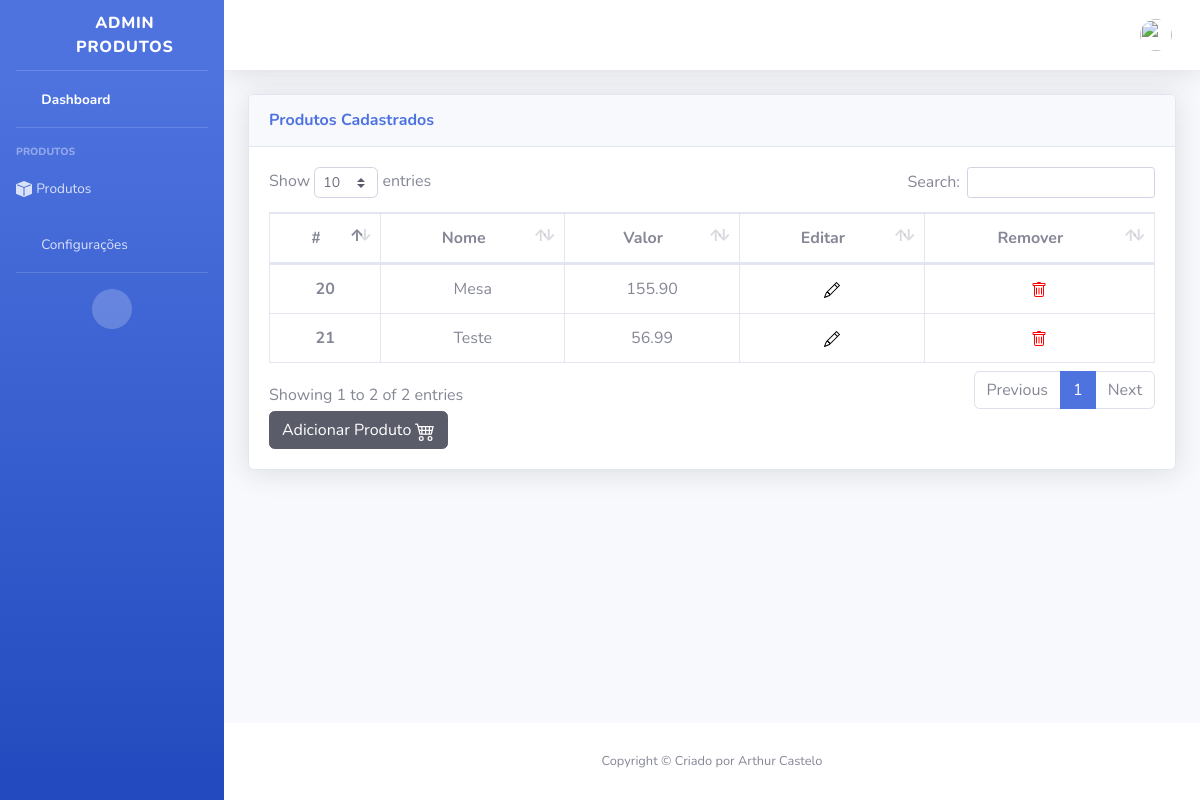
The app's page /listar/ with its own data.
### mercado/models.py (models this page shows, shortened)
class Produtos(models.Model):
    nome = models.CharField(max_length=100)
    valor = models.CharField(max_length=100)

### mercado/views.py (the view)
# urls.py: path('listar/', listar_produtos, name='listar_produtos'),
def listar_produtos(request):
    code_success = request.GET.get('code_success')
    user_id = request.user.id
    todos_produtos = Produtos.objects.all()
    usuario_atual = request.user  # Usuário atual logado
    return render(request,'listar_produtos.html',{'todos_produtos':todos_produtos, 'code_success':code_success, 'user_id':user_id, 'usuario_atual':usuario_atual})

### templates/listar_produtos.html (shortened to what this page needs)
{% load static %}
<!DOCTYPE html>
<html lang="pt-BR">
  <head>
    <link rel="stylesheet" href="{% static '/vendor/fontawesome-free/css/all.min.css' %}">
    <link href="{% static '/css/sb-admin-2.min.css' %}" rel="stylesheet">
    <link href="{% static '/vendor/datatables/dataTables.bootstrap4.min.css' %}" rel="stylesheet">
  </head>
  <body id="page-top">
    <div id="wrapper">
      <ul class="navbar-nav bg-gradient-primary sidebar sidebar-dark accordion" id="accordionSidebar">
        <a class="sidebar-brand d-flex align-items-center justify-content-center" href="#">
          <div class="sidebar-brand-icon rotate-n-15">
            <i class="fas fa-laugh-wink"></i>
          </div>
          <div class="sidebar-brand-text mx-3">Admin Produtos</div>
        </a>
        <hr class="sidebar-divider my-0">
        <li class="nav-item active">
          <a class="nav-link" href="#">
            <i class="fas fa-fw fa-tachometer-alt"></i>
            <span>Dashboard</span>
          </a>
        </li>
        <hr class="sidebar-divider">
        <div class="sidebar-heading">
          Produtos
        </div>
        <li class="nav-item">
          <a class="nav-link collapsed" href="#" data-toggle="collapse" data-target="#collapseProdutos" aria-expanded="true" aria-controls="collapseProdutos">
            <span>Produtos</span>
          </a>
        </li>
        <li class="nav-item">
          <a class="nav-link collapsed" href="#" data-toggle="collapse" data-target="#collapseUtilities" aria-expanded="true" aria-controls="collapseUtilities">
            <i class="fas fa-fw fa-wrench"></i>
            <span>Configurações</span>
          </a>
        </li>
        <hr class="sidebar-divider">
        <div class="text-center d-none d-md-inline">
          <button class="rounded-circle border-0" id="sidebarToggle"></button>
        </div>
      </ul>
      <div id="content-wrapper" class="d-flex flex-column">
        <div id="content">
          <nav class="navbar navbar-expand navbar-light bg-white topbar mb-4 static-top shadow">
            <ul class="navbar-nav ml-auto">
              <li class="nav-item dropdown no-arrow">
                <a class="nav-link dropdown-toggle" href="#" id="userDropdown" role="button" data-toggle="dropdown" aria-haspopup="true" aria-expanded="false">
                  <img class="img-profile rounded-circle" src="{% static 'img/undraw_profile.svg' %}">
                </a>
              </li>
            </ul>
          </nav>
          <div class="container-fluid">
            <div class="card shadow mb-4">
              <div class="card-header py-3">
                <h6 class="m-0 font-weight-bold text-primary">Produtos Cadastrados</h6>
              </div>
              <div class="card-body">
                <div class="table-responsive">
                  <table class="table table-bordered" id="dataTable" width="100%" cellspacing="0">
                    <thead>
                      <tr>
                        <th scope="col" class="text-center">#</th>
                        <th scope="col" class="text-center">Nome</th>
                        <th scope="col" class="text-center">Valor</th>
                        <th scope="col" class="text-center">Editar</th>
                        <th scope="col" class="text-center">Remover</th>
                      </tr>
                    </thead>
                    <tbody>
                      {% for produto in todos_produtos %}
                      <tr>
                        <th scope="row" class="text-center">{{produto.id}}</th>
                        <td class="text-center">{{produto.nome}}</td>
                        <td class="text-center">{{produto.valor}}</td>
                        <td class="text-center"><a href="/editar/{{produto.id}}"></a></td>
                        <td class="text-center"><a href="/remover/{{produto.id}}"></a></td>
                      </tr>
                      {% endfor %}
                    </tbody>
                  </table>
                  <button type="button" class="btn btn-dark" style="color: white; text-decoration: none;" onclick="window.location.href='/cadastrar/'">Adicionar Produto </button>
                </div>
              </div>
            </div>
          </div>
        </div>
        <footer class="sticky-footer bg-white">
          <div class="container my-auto">
            <div class="copyright text-center my-auto">
              <span>Copyright &copy; Criado por Arthur Castelo</span>
            </div>
          </div>
        </footer>
      </div>
    </div>
  </body>
</html>

### records on screen
Produtos: id "20", nome "Mesa", valor "155.90"
Produtos: id "21", nome "Teste", valor "56.99"
